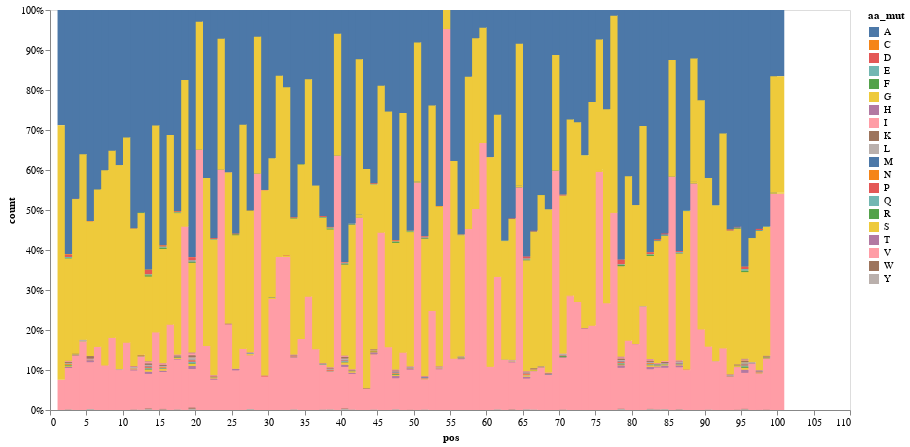

Here is the notebook cell this chart was saved with:
### Code cell
(
    alt.Chart(substitute_counts.query('pos <= 100'))
    
    .mark_bar(size=14).encode(
        x=alt.X('pos'),
        y=alt.Y('count', stack='normalize'),
        color='aa_mut',
    
        tooltip='aa_mut'

    ).properties(
        width=800,
        height=400
    ).configure_axis(
        grid=False
    )
)

### Figure 1 — Vega-Lite specification as saved in the notebook (floating-point values rounded to 4 significant figures; data arrays with more than 128 entries replaced by an {"elided": "..."} marker saying what was removed)
{"config": {"view": {"continuousWidth": 400, "continuousHeight": 300}, "axis": {"grid": false}}, "data": {"name": "data-c7afc8813b7a379c541cddf63b3e03fe"}, "mark": {"type": "bar", "size": 14}, "encoding": {"color": {"field": "aa_mut", "type": "nominal"}, "tooltip": {"field": "aa_mut", "type": "nominal"}, "x": {"field": "pos", "type": "quantitative"}, "y": {"field": "count", "stack": "normalize", "type": "quantitative"}}, "height": 400, "width": 800, "$schema": "https://vega.github.io/schema/vega-lite/v4.17.0.json", "datasets": {"data-c7afc8813b7a379c541cddf63b3e03fe": {"elided": "1980 records"}}}
